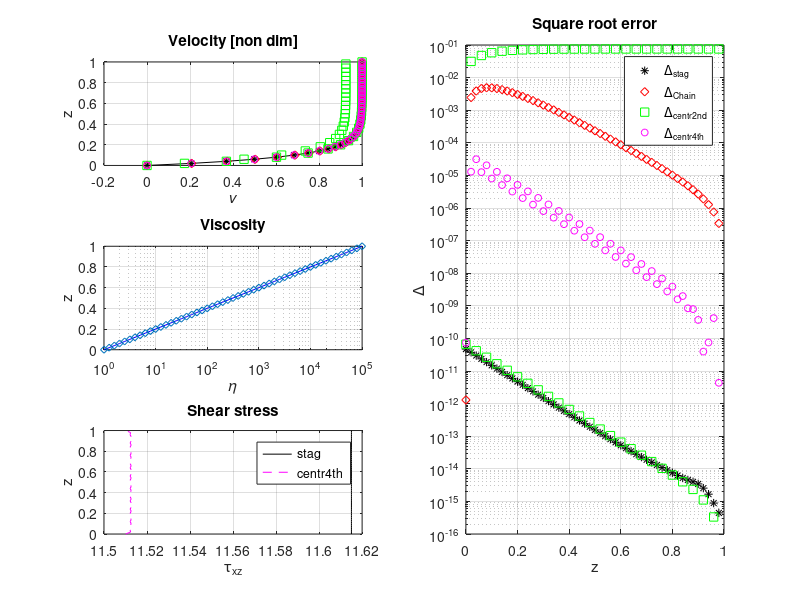

This figure's MATLAB source:
% Program to calcutlate the first derivative of the function f=k*ds/dx with
% different difference schemes. 

clear
clc
clf

% Scaling parameters
Hsc         = 400e3; 
vsc         = 1.58e-9; 
etasc       = 1e20; 

H           = 400e3/Hsc; 
z0          = 0; 
nz          = 51; 
dz          = H/(nz-1); 


z           = (z0:dz:H)';

v0          = 1.58e-9;         % Velocity at the top [m/s]
v1          = 0;                % Velocity at the bottom
v0          = v0/vsc;

eta0        = 20; 
eta1        = 25;
m           = 10^eta1/10^eta0; 

k           = logspace(eta0,eta1,nz)';
k           = k./etasc; 

eta         = 10^eta0.*exp(log(m).*z./H);
eta         = eta./etasc;

% non dimensional pressure gradient
dPdx        = -0000; 
dfdx        = ones(nz,1).*dPdx; 
dfdx(1)     = v1; 
dfdx(nz)    = v0; 

% % Exponentially increasing viscosity
% v_ana       = -v0*(m./((m-1).*exp(log(m).*z)) - 1/(m-1)) + v0;

% With horizontal pressure gradient dPdx
% v_ana       = -dPdx*H/eta0/log(m).*((z+H/(m-1)).*exp(-log(m).*z) - H/(m-1))...
%     - (H/(m-1)+H)*v0.*exp(-log(m).*z)...
%     + v0*(H/(m-1) + H);
v_ana       = -dPdx*H/(10^eta0/etasc)/log(m).*(m.^(-z./H)/(m-1).*(z.*(m-1)+H) - H/(m-1))...
    - m.^(-z./H).*m.*v0./(m-1)...
    + v0*m/(m-1);

if m == 1
%     v_ana  = v0.*z;
    v_ana = -dPdx/2/(10^eta0/etasc)*(H.*z-z.^2) + v0.*z./H;
end

% v_ana       = -1/log(m).*(1*dPdx.*m.^((-z+1)/1).*z-1*dPdx.*m.^(-z/1).*z+1^2*dPdx.*m^(-1/1)+m.^((-z+1)./1).*v0*eta0*log(m)-dPdx*1^2-v0*eta0*log(m)*m)./eta0./(m-1);

%% staggered grid
a1      = zeros(nz,1);
b1      = zeros(nz,1);
c1      = zeros(nz,1); 

for i = 2:(nz-1)
    a1(i-1) = (k(i-1)+k(i))/2/dz^2;
    b1(i)   = -(k(i-1)+2*k(i)+k(i+1))/2/dz^2;
    c1(i+1) = (k(i)+k(i+1))/2/dz^2;
end

b1(1)   = 1; 
b1(nz)  = 1; 

abc1    = [a1,b1,c1];

A1      = spdiags(abc1,[-1 0 1],nz,nz);

% spky(A1)
% rhs     = dfdx./k;

v_num   = A1\dfdx;

% STRESS CALCULATION
a12     = zeros(nz,1); 
b12     = zeros(nz,1); 
c12     = zeros(nz,1); 

for i = 2:(nz-1)
    a12(i-1)    = -(k(i-1)+k(i))/4/dz;
    b12(i)      = (k(i-1)-k(i+1))/4/dz;
    c12(i+1)    = (k(i)+k(i+1))/4/dz;
end

b12(1)      = -(k(1)+k(2))/2/dz;
b12(end)    = (k(end)+k(end-1))/2/dz;
c12(2)      = (k(1)+k(2))/2/dz;
a12(end-1)  = -(k(end)+k(end-1))/2/dz;

abc12   = [a12,b12,c12];

A12     = spdiags(abc12,[-1 0 1],nz,nz);

tauxz1  = A12*v_num;
% dtauxz1 = tauxz1(1)-tauxz1(end);
% plot(tauxz1,z)

%% Chain law
a2      = zeros(nz,1);
b2      = zeros(nz,1);
c2      = zeros(nz,1);

for i = 2:(nz-1)
    a2(i-1) = (k(i-1)+4*k(i)-k(i+1))/4/dz^2;
    b2(i)   = -2*k(i)/dz^2;
    c2(i+1) = -((k(i-1)-4*k(i)-k(i+1))/4/dz^2);
end

b2(1)   = 1;
b2(nz)  = 1;

abc2    = [a2,b2,c2];

A2      = spdiags(abc2,[-1 0 1],nz,nz);

% figure(2)
% spy(A2)

v_num2      = A2\dfdx;

%% Centered without staggered grid points
a3      = zeros(nz,1);
b3      = zeros(nz,1);
c3      = zeros(nz,1);
as      = zeros(nz,1);
bs      = zeros(nz,1); 

b3(1)   = 1; 
b3(nz)  = 1; 

as(1)   = k(1)/2/dz^2;
b3(2)   = -(k(3)+2*k(2))/4/dz^2;
c3(4)   = k(3)/4/dz^2; 

bs(nz)  = k(nz)/2/dz^2;
b3(nz-1)= -(k(nz-1)+2*k(nz))/4/dz^2;
a3(nz-3)= k(nz-2)/4/dz^2;

for i = 3:(nz-2)
    a3(i-2) = k(i-1)/4/dz^2;
    b3(i)   = -(k(i-1)+k(i+1))/4/dz^2;
    c3(i+2) =k(i+1)/4/dz^2;
end

abc3 = [a3,as,b3,bs,c3];

A3  = spdiags(abc3,[-2 -1 0 1 2],nz,nz);

% figure(2)
% spy(A3)

v_num3      = A3\dfdx;

% STRESS CALCULATION
a32         = zeros(nz,1);
b32         = zeros(nz,1); 
c32         = zeros(nz,1); 
d32         = zeros(nz,1); 
e32         = zeros(nz,1); 

for i = 2:(nz-1)
    a32(i-1) = -k(i)/2/dz;
    c32(i+1) = k(i)/2/dz;
end

b32(1)      = -3*k(1)/2/dz;
c32(2)      = 2*k(1)/dz;
d32(3)      = -k(1)/2/dz;
b32(end)    = 3*k(end)/2/dz;
a32(end-1)  = -2*k(end)/dz;
e32(end-2)  = k(end)/2/dz;

abc32       = [e32,a32,b32,c32,d32];

A32         = spdiags(abc32,[-2 -1 0 1 2],nz,nz);

% full(A32)
% spy(A32)

tauxz3      = A32*v_num3;
% plot(tauxz2,z)

% return

%% Fourth order, centered without staggered grid points
a4          = zeros(nz,1);
b4          = zeros(nz,1);
c4          = zeros(nz,1);
d4          = zeros(nz,1);
e4          = zeros(nz,1);
f4          = zeros(nz,1);
g4          = zeros(nz,1);
h4          = zeros(nz,1);
j4          = zeros(nz,1);
m4          = zeros(nz,1);
z4          = zeros(nz,1);

e4(1)       = 1;
e4(nz)      = 1;

a           = 1/12;
b           = -2/3;

ap          = -25/12;
bp          = 4;
cp          = -3;
dp          = 4/3;
ep          = -1/4;

a2p         = -1/4;
b2p         = -5/6;
c2p         = 3/2;
d2p         = -1/2;
e2p         = 1/12;


for i = 5:(nz-4)
    a4(i-4) = a^2*k(i-2);
    b4(i-3) = a*b*(k(i-2) + k(i-1));
    c4(i-2) = b^2*k(i-1);
    d4(i-1) = -a*b*(k(i-2) + k(i+1));
    e4(i)   = -(a^2*(k(i-2) + k(i+2)) + b^2*(k(i-1) + k(i+1)));
    f4(i+1) = -a*b*(k(i-1) + k(i+2));
    g4(i+2) = b^2*k(i+1);
    h4(i+3) = a*b*(k(i+1) + k(i+2));
    j4(i+4) = a^2*k(i+2);
end

% Boundaries
% for i = 4
b4(1)   = a*(a2p*k(2) + b*k(3));
c4(2)   = a*b2p*k(2) + b^2*k(3);
d4(3)   = a*(k(2)*c2p - b*k(5));
e4(4)   = a*(k(2)*d2p - a*k(6)) - b^2*(k(3)+k(5));
f4(5)   = a*(k(2)*e2p - b*(k(3) + k(6)));
g4(6)   = b^2*k(5);
h4(7)   = a*b*(k(5) + k(6));
j4(8)   = a^2*k(6);
% end

% for i = nz-3
a4(nz-7)    = a^2*k(nz-5);
b4(nz-6)    = a*b*(k(nz-5) + k(nz-4));
c4(nz-5)    = b^2*k(nz-4);
d4(nz-4)    = -a*(b*(k(nz-5) + k(nz-2)) - e2p*k(nz-1));
e4(nz-3)    = -(a*(a*k(nz-5) - d2p*k(nz-1)) + b^2*(k(nz-4) + k(nz-2)));
f4(nz-2)    = a*(c2p*k(nz-1) - b*k(nz-4));
g4(nz-1)    = b^2*k(nz-2) + a*b2p*k(nz-1);
h4(nz)      = a*(b*k(nz-2) + a2p*k(nz-1));
% end

% for i = 3
c4(1)   = a*ap*k(1) + b*a2p*k(2);
d4(2)   = a*(bp*k(1) - b*k(4)) + b*b2p*k(2);
e4(3)   = a*(cp*k(1) - a*k(5)) + b*(c2p*k(2) - b*k(4));
f4(4)   = a*(dp*k(1) - b*k(5)) + b*d2p*k(2);
g4(5)   = a*ep*k(1) + b*(e2p*k(2) + b*k(4));
h4(6)   = a*b*(k(4) + k(5));
j4(7)   = a^2*k(5);
% end

% for i = nz-2
a4(nz-6) = a^2*k(nz-4);
b4(nz-5) = a*b*(k(nz-4) + k(nz-3));
c4(nz-4) = b*(b*k(nz-3) + e2p*k(nz-1)) + a*ep*k(nz);
d4(nz-3) = -(b*(a*k(nz-4) - d2p*k(nz-1)) - a*dp*k(nz));
e4(nz-2) = -(a*(a*k(nz-4) - cp*k(nz)) + b*(b*k(nz-3) - c2p*k(nz-1)));
f4(nz-1) = -(a*(b*k(nz-3) - bp*k(nz)) - b*b2p*k(nz-1));
g4(nz)   = b*a2p*k(nz-1) + a*ap*k(nz);
% end

% for i = 2
d4(1) = a2p*(ap*k(1) + b2p*k(2)) + a*c2p*k(3);
e4(2) = bp*a2p*k(1) + b2p^2*k(2) + b*c2p*k(3) + a*d2p*k(4) ;
f4(3) = cp*a2p*k(1) + b2p*c2p*k(2) + b*d2p*k(4) + a*e2p*k(5);
g4(4) = dp*a2p*k(1) + b2p*d2p*k(2) - b*(c2p*k(3) - e2p*k(5));
h4(5) = ep*a2p*k(1) + b2p*e2p*k(2) - a*c2p*k(3) - b*d2p*k(4);
j4(6) = -(a*d2p*k(4) + b*e2p*k(5));
m4(7) = -a*e2p*k(5);
% end

% for i = nz-1
z4(nz-6) = -(a*e2p*k(nz-4));
a4(nz-5) = -(b*e2p*k(nz-4) + a*d2p*k(nz-3));
b4(nz-4) = -(b*d2p*k(nz-3) + a*c2p*k(nz-2) - b2p*e2p*k(nz-1) - ep*a2p*k(nz));
c4(nz-3) = b*(e2p*k(nz-4) - c2p*k(nz-2)) + b2p*d2p*k(nz-1) + dp*a2p*k(nz);
d4(nz-2) = a*e2p*k(nz-4) + b*d2p*k(nz-3) + c2p*b2p*k(nz-1) + cp*a2p*k(nz);
e4(nz-1) = a*d2p*k(nz-3) + b*c2p*k(nz-2) + b2p^2*k(nz-1) + bp*a2p*k(nz);
f4(nz)   = a*c2p*k(nz-2) + a2p*b2p*k(nz-1) + ap*a2p*k(nz);
% end

z4      = z4./dz^2;
a4      = a4./dz^2;
b4      = b4./dz^2;
c4      = c4./dz^2;
d4      = d4./dz^2;
e4      = e4./dz^2;
f4      = f4./dz^2;
g4      = g4./dz^2;
h4      = h4./dz^2;
j4      = j4./dz^2;
m4      = m4./dz^2;

e4(1)   = 1; 
e4(nz)  = 1;

abc4    = [z4,a4,b4,c4,d4,e4,f4,g4,h4,j4,m4];

A4      = spdiags(abc4,[-5 -4 -3 -2 -1 0 1 2 3 4 5],nz,nz);

% figure(2)
% spy(A4)

v_num4      = A4\dfdx;

% STRESS CALCULATION
x42         = zeros(nz,1);
z42         = zeros(nz,1);
a42         = zeros(nz,1);
b42         = zeros(nz,1);
c42         = zeros(nz,1);
d42         = zeros(nz,1);
e42         = zeros(nz,1);
f42         = zeros(nz,1);
g42         = zeros(nz,1);

for i = 3:(nz-2)
    a42(i-2)    = k(i)/12/dz;
    b42(i-1)    = -2*k(i)/3/dz;
    d42(i+1)    = -b42(i-1);
    e42(i+2)    = -a42(i-2);
end
for i = 2
    b42(i-1)    = -k(i)/4/dz;
    c42(i)      = -5*k(i)/6/dz;
    d42(i+1)    = 3*k(i)/2/dz;
    e42(i+2)    = -k(i)/2/dz;
    f42(i+3)    = k(i)/12/dz;
end
for i = (nz-1)
   d42(i+1)     = k(i)/4/dz;
   c42(i)       = 5*k(i)/6/dz;
   b42(i-1)     = -3*k(i)/2/dz;
   a42(i-2)     = k(i)/2/dz;
   z42(i-3)     = -k(i)/12/dz; 
end
for i = 1
    c42(i)      = -25*k(i)/12/dz;
    d42(i+1)    = 4*k(i)/dz;
    e42(i+2)    = -3*k(i)/dz;
    f42(i+3)    = 4*k(i)/3/dz;
    g42(i+4)    = -k(i)/4/dz;
end
for i = nz
    c42(i)      = 25*k(i)/12/dz;
    b42(i-1)    = -4*k(i)/dz;
    a42(i-2)    = 3*k(i)/dz;
    z42(i-3)    = -4*k(i)/3/dz;
    x42(i-4)    = k(i)/4/dz;
end

abc42       = [x42,z42,a42,b42,c42,d42,e42,f42,g42];
A42         = spdiags(abc42,[-4 -3 -2 -1 0 1 2 3 4],nz,nz); 
% full(A42)
% spy(A42)

tauxz4      = A42*v_num4;
% plot(tauxz1,z,'k',tauxz4,z,'m')
% return


% v_num       = vnum./v0;
% v_num2      = v_num2./v0;
% v_num3      = v_num3./v0;
% v_num4      = v_num4./v0;
% v_ana       = v_ana./v0;

d_num1      = sqrt((v_num-v_ana).^2./max(v_ana).^2);
d_num2      = sqrt((v_num2-v_ana).^2./max(v_ana).^2);
d_num3      = sqrt((v_num3-v_ana).^2./max(v_ana).^2);
d_num4      = sqrt((v_num4-v_ana).^2./max(v_ana).^2);


%%
nmsize      = 5; 
% z           = z./1000;
figure(1)
subplot(3,2,1)
% plot(z,s,'b',z,dsdx,'r',z,k,'g',z,v_num,'k',z,v_num2,'--k',z,v_num3,'k*')
plot(v_ana,z,'k-',v_num,z,'k*',v_num2,z,'rd',v_num3,z,'gs',v_num4,z,'mo','MarkerSize',nmsize)
grid on
% axis([0 max(v_ana) 0 H])
% legend('s','dsdx','k','v_{num}','v_{num2}','v_{num3}','Location','Best')
% legend('v_{ana}','v_{steg}','v_{Chain}','v_{centr2nd}','v_{centr4th}','Location','Best')
ylabel('z')
xlabel('\itv')
title('Velocity [non dim]')

subplot(3,2,3) 
semilogx(k,z,'b',eta,z,'d','MarkerSize',nmsize)
ylabel('z')
xlabel('\it\eta')
title('Viscosity')
grid on

subplot(1,2,2)
semilogy(z,d_num1,'k*',z,d_num2,'rd',z,d_num3,'gs',z,d_num4,'mo','MarkerSize',nmsize)
grid on
legend('\Delta_{stag}','\Delta_{Chain}','\Delta_{centr2nd}','\Delta_{centr4th}','Location','Best')
xlabel('z')
ylabel('\Delta')
title('Square root error')

% figure(2)
subplot(3,2,5)
plot(tauxz1,z,'k',tauxz4,z,'m--')
grid on
xlabel('\tau_{xz}')
ylabel('z')
title('Shear stress')
legend('stag','centr4th','Location','Best')




